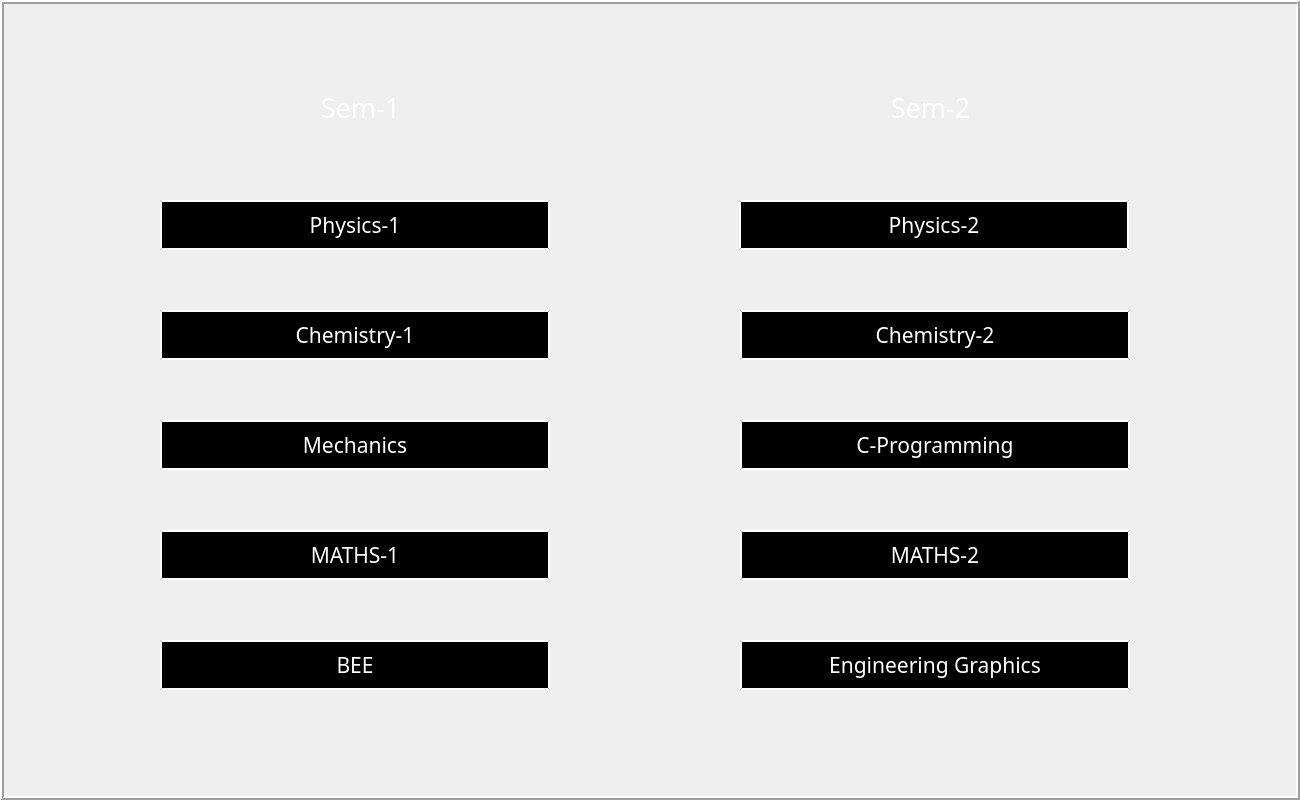
<?xml version="1.0" encoding="UTF-8"?>
<ui version="4.0">
 <class>MainWindow</class>
 <widget class="QMainWindow" name="MainWindow">
  <property name="geometry">
   <rect>
    <x>0</x>
    <y>0</y>
    <width>1300</width>
    <height>800</height>
   </rect>
  </property>
  <property name="font">
   <font>
    <family>Times New Roman</family>
    <pointsize>16</pointsize>
   </font>
  </property>
  <property name="windowTitle">
   <string>DARN IT</string>
  </property>
  <property name="windowIcon">
   <iconset>
    <normaloff>icon.png</normaloff>icon.png</iconset>
  </property>
  <widget class="QWidget" name="centralwidget">
   <widget class="QFrame" name="frame">
    <property name="geometry">
     <rect>
      <x>0</x>
      <y>0</y>
      <width>1300</width>
      <height>800</height>
     </rect>
    </property>
    <property name="styleSheet">
     <string notr="true"/>
    </property>
    <property name="frameShape">
     <enum>QFrame::Box</enum>
    </property>
    <property name="frameShadow">
     <enum>QFrame::Raised</enum>
    </property>
    <property name="lineWidth">
     <number>2</number>
    </property>
    <widget class="QPushButton" name="phy1_b">
     <property name="geometry">
      <rect>
       <x>160</x>
       <y>200</y>
       <width>390</width>
       <height>50</height>
      </rect>
     </property>
     <property name="font">
      <font>
       <family>Artifakt Element</family>
       <pointsize>16</pointsize>
       <weight>50</weight>
       <italic>false</italic>
       <bold>false</bold>
      </font>
     </property>
     <property name="styleSheet">
      <string notr="true">background-color: rgb(0, 0, 0);
color: rgb(255, 255, 255);
font: 16pt &quot;Artifakt Element&quot;;
border : outset ;
border-width : 2px;
border-color: rgb(255, 255, 255);</string>
     </property>
     <property name="text">
      <string>Physics-1</string>
     </property>
    </widget>
    <widget class="QPushButton" name="m1_b">
     <property name="geometry">
      <rect>
       <x>160</x>
       <y>530</y>
       <width>390</width>
       <height>50</height>
      </rect>
     </property>
     <property name="font">
      <font>
       <family>Artifakt Element</family>
       <pointsize>16</pointsize>
       <weight>50</weight>
       <italic>false</italic>
       <bold>false</bold>
      </font>
     </property>
     <property name="styleSheet">
      <string notr="true">background-color: rgb(0, 0, 0);
color: rgb(255, 255, 255);
font: 16pt &quot;Artifakt Element&quot;;
border : outset ;
border-width : 2px;
border-color: rgb(255, 255, 255);</string>
     </property>
     <property name="text">
      <string>MATHS-1</string>
     </property>
    </widget>
    <widget class="QPushButton" name="chem1_b">
     <property name="geometry">
      <rect>
       <x>160</x>
       <y>310</y>
       <width>390</width>
       <height>50</height>
      </rect>
     </property>
     <property name="font">
      <font>
       <family>Artifakt Element</family>
       <pointsize>16</pointsize>
       <weight>50</weight>
       <italic>false</italic>
       <bold>false</bold>
      </font>
     </property>
     <property name="styleSheet">
      <string notr="true">background-color: rgb(0, 0, 0);
color: rgb(255, 255, 255);
font: 16pt &quot;Artifakt Element&quot;;
border : outset ;
border-width : 2px;
border-color: rgb(255, 255, 255);</string>
     </property>
     <property name="text">
      <string>Chemistry-1</string>
     </property>
    </widget>
    <widget class="QPushButton" name="bee_b">
     <property name="geometry">
      <rect>
       <x>160</x>
       <y>640</y>
       <width>390</width>
       <height>50</height>
      </rect>
     </property>
     <property name="font">
      <font>
       <family>Artifakt Element</family>
       <pointsize>16</pointsize>
       <weight>50</weight>
       <italic>false</italic>
       <bold>false</bold>
      </font>
     </property>
     <property name="styleSheet">
      <string notr="true">background-color: rgb(0, 0, 0);
color: rgb(255, 255, 255);
font: 16pt &quot;Artifakt Element&quot;;
border : outset ;
border-width : 2px;
border-color: rgb(255, 255, 255);</string>
     </property>
     <property name="text">
      <string>BEE</string>
     </property>
    </widget>
    <widget class="QPushButton" name="mech_b">
     <property name="geometry">
      <rect>
       <x>160</x>
       <y>420</y>
       <width>390</width>
       <height>50</height>
      </rect>
     </property>
     <property name="font">
      <font>
       <family>Artifakt Element</family>
       <pointsize>16</pointsize>
       <weight>50</weight>
       <italic>false</italic>
       <bold>false</bold>
      </font>
     </property>
     <property name="styleSheet">
      <string notr="true">background-color: rgb(0, 0, 0);
color: rgb(255, 255, 255);
font: 16pt &quot;Artifakt Element&quot;;
border : outset ;
border-width : 2px;
border-color: rgb(255, 255, 255);</string>
     </property>
     <property name="text">
      <string>Mechanics</string>
     </property>
    </widget>
    <widget class="QPushButton" name="eg_b">
     <property name="geometry">
      <rect>
       <x>740</x>
       <y>640</y>
       <width>390</width>
       <height>50</height>
      </rect>
     </property>
     <property name="font">
      <font>
       <family>Artifakt Element</family>
       <pointsize>16</pointsize>
       <weight>50</weight>
       <italic>false</italic>
       <bold>false</bold>
      </font>
     </property>
     <property name="styleSheet">
      <string notr="true">background-color: rgb(0, 0, 0);
color: rgb(255, 255, 255);
font: 16pt &quot;Artifakt Element&quot;;
border : outset ;
border-width : 2px;
border-color: rgb(255, 255, 255);</string>
     </property>
     <property name="text">
      <string>Engineering Graphics</string>
     </property>
    </widget>
    <widget class="QPushButton" name="phy2_b">
     <property name="geometry">
      <rect>
       <x>739</x>
       <y>200</y>
       <width>390</width>
       <height>50</height>
      </rect>
     </property>
     <property name="font">
      <font>
       <family>Artifakt Element</family>
       <pointsize>16</pointsize>
       <weight>50</weight>
       <italic>false</italic>
       <bold>false</bold>
      </font>
     </property>
     <property name="styleSheet">
      <string notr="true">background-color: rgb(0, 0, 0);
color: rgb(255, 255, 255);
font: 16pt &quot;Artifakt Element&quot;;
border : outset ;
border-width : 2px;
border-color: rgb(255, 255, 255);</string>
     </property>
     <property name="text">
      <string>Physics-2</string>
     </property>
    </widget>
    <widget class="QPushButton" name="m2_b">
     <property name="geometry">
      <rect>
       <x>740</x>
       <y>530</y>
       <width>390</width>
       <height>50</height>
      </rect>
     </property>
     <property name="font">
      <font>
       <family>Artifakt Element</family>
       <pointsize>16</pointsize>
       <weight>50</weight>
       <italic>false</italic>
       <bold>false</bold>
      </font>
     </property>
     <property name="styleSheet">
      <string notr="true">background-color: rgb(0, 0, 0);
color: rgb(255, 255, 255);
font: 16pt &quot;Artifakt Element&quot;;
border : outset ;
border-width : 2px;
border-color: rgb(255, 255, 255);</string>
     </property>
     <property name="text">
      <string>MATHS-2</string>
     </property>
    </widget>
    <widget class="QPushButton" name="cp_b">
     <property name="geometry">
      <rect>
       <x>740</x>
       <y>420</y>
       <width>390</width>
       <height>50</height>
      </rect>
     </property>
     <property name="font">
      <font>
       <family>Artifakt Element</family>
       <pointsize>16</pointsize>
       <weight>50</weight>
       <italic>false</italic>
       <bold>false</bold>
      </font>
     </property>
     <property name="styleSheet">
      <string notr="true">background-color: rgb(0, 0, 0);
color: rgb(255, 255, 255);
font: 16pt &quot;Artifakt Element&quot;;
border : outset ;
border-width : 2px;
border-color: rgb(255, 255, 255);</string>
     </property>
     <property name="text">
      <string>C-Programming</string>
     </property>
    </widget>
    <widget class="QPushButton" name="chem2_b">
     <property name="geometry">
      <rect>
       <x>740</x>
       <y>310</y>
       <width>390</width>
       <height>50</height>
      </rect>
     </property>
     <property name="font">
      <font>
       <family>Artifakt Element</family>
       <pointsize>16</pointsize>
       <weight>50</weight>
       <italic>false</italic>
       <bold>false</bold>
      </font>
     </property>
     <property name="styleSheet">
      <string notr="true">background-color: rgb(0, 0, 0);
color: rgb(255, 255, 255);
font: 16pt &quot;Artifakt Element&quot;;
border : outset ;
border-width : 2px;
border-color: rgb(255, 255, 255);</string>
     </property>
     <property name="text">
      <string>Chemistry-2</string>
     </property>
    </widget>
    <widget class="QLabel" name="l1">
     <property name="geometry">
      <rect>
       <x>300</x>
       <y>90</y>
       <width>121</width>
       <height>35</height>
      </rect>
     </property>
     <property name="font">
      <font>
       <family>Artifakt Element</family>
       <pointsize>20</pointsize>
       <weight>50</weight>
       <italic>false</italic>
       <bold>false</bold>
      </font>
     </property>
     <property name="styleSheet">
      <string notr="true">font: 20pt &quot;Artifakt Element&quot;;
background : transparent;
color: rgb(255, 255, 255);</string>
     </property>
     <property name="frameShape">
      <enum>QFrame::NoFrame</enum>
     </property>
     <property name="frameShadow">
      <enum>QFrame::Plain</enum>
     </property>
     <property name="text">
      <string>Sem-1</string>
     </property>
     <property name="alignment">
      <set>Qt::AlignCenter</set>
     </property>
    </widget>
    <widget class="QLabel" name="l1_2">
     <property name="geometry">
      <rect>
       <x>870</x>
       <y>90</y>
       <width>121</width>
       <height>35</height>
      </rect>
     </property>
     <property name="font">
      <font>
       <family>Artifakt Element</family>
       <pointsize>20</pointsize>
       <weight>50</weight>
       <italic>false</italic>
       <bold>false</bold>
      </font>
     </property>
     <property name="styleSheet">
      <string notr="true">font: 20pt &quot;Artifakt Element&quot;;
background : transparent;
color: rgb(255, 255, 255);</string>
     </property>
     <property name="frameShape">
      <enum>QFrame::NoFrame</enum>
     </property>
     <property name="frameShadow">
      <enum>QFrame::Plain</enum>
     </property>
     <property name="text">
      <string>Sem-2</string>
     </property>
     <property name="alignment">
      <set>Qt::AlignCenter</set>
     </property>
    </widget>
    <widget class="QLabel" name="label">
     <property name="geometry">
      <rect>
       <x>0</x>
       <y>0</y>
       <width>1300</width>
       <height>800</height>
      </rect>
     </property>
     <property name="text">
      <string/>
     </property>
     <property name="pixmap">
      <pixmap>pictures/try2-dark-stripes-background-elegant-design-wallpapers_518299-1505.jpg</pixmap>
     </property>
    </widget>
    <zorder>label</zorder>
    <zorder>phy1_b</zorder>
    <zorder>m1_b</zorder>
    <zorder>chem1_b</zorder>
    <zorder>bee_b</zorder>
    <zorder>mech_b</zorder>
    <zorder>eg_b</zorder>
    <zorder>phy2_b</zorder>
    <zorder>m2_b</zorder>
    <zorder>cp_b</zorder>
    <zorder>chem2_b</zorder>
    <zorder>l1</zorder>
    <zorder>l1_2</zorder>
   </widget>
  </widget>
 </widget>
 <resources>
  <include location="../pictures/source1.qrc"/>
 </resources>
 <connections/>
</ui>
